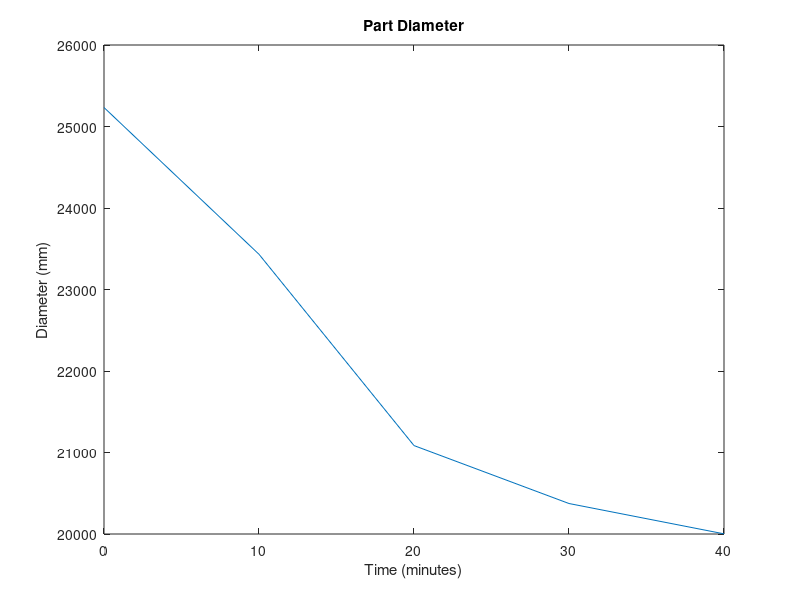

This figure's MATLAB source:
%{
  Abhigyaan Deep, AER E 161, Homework 2
  Purpose: A part is being turned on a lathe. The diameter of the part is
  supposed to be 20,000 mm. The diameter is measured every 10 minutes and the
  results are stored in a file called partdiam.dat. Create a data file to
  simulate this. The file will store the time in minutes and the diameter at
  each time. Write a script to plot the data.
%}

clear, clc % clear

data = load('problem_3_20.dat'); % load the data
x = data(:, 1); % time
y = data(:, 2); % diameter

plot(x, y) % plot the data
title('Part Diameter') % title
xlabel('Time (minutes)') % x-axis label
ylabel('Diameter (mm)') % y-axis label